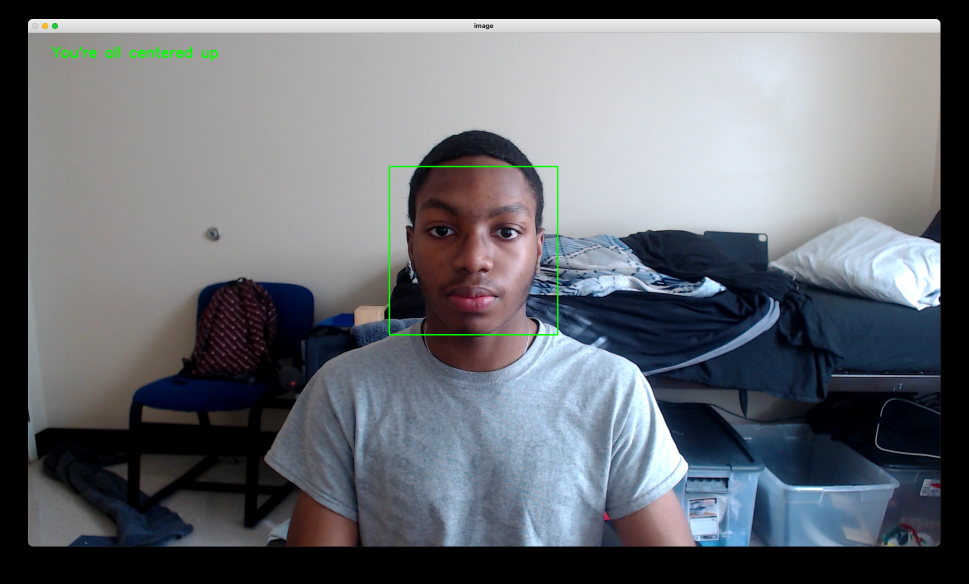
#> input picture images/centered.png, 1937 x 1167 px, given in place of the camera (shown at 1/2 size)
$ python main.py
#> lines starting #> are read from the running program, lines starting #| are printed output that depends on the picture
import cv2
import numpy as np
import math
import os
import argparse


casacde_path = os.path.dirname(os.path.abspath(__file__)) + '/cascades/haarcascade_frontalface_default.xml'
print(casacde_path)

cascade = cv2.CascadeClassifier(casacde_path)

cap = cv2.VideoCapture(0)

resolution = (1280,720)

center = (int(resolution[0]/2) , int(resolution[1]/2))
radius = 10
center_color = (255,0,0)
box_color = (0,0,255)
line_color = (0,255,0)
font = cv2.FONT_HERSHEY_SIMPLEX
thickness = 2
org = (50,50)


while(cap.isOpened()):
    ret, frame = cap.read()
#> frame is the input picture: shape (1167, 1937, 3); mean B, G, R 114.1, 107.9, 104
    frame = cv2.flip(frame, 1)
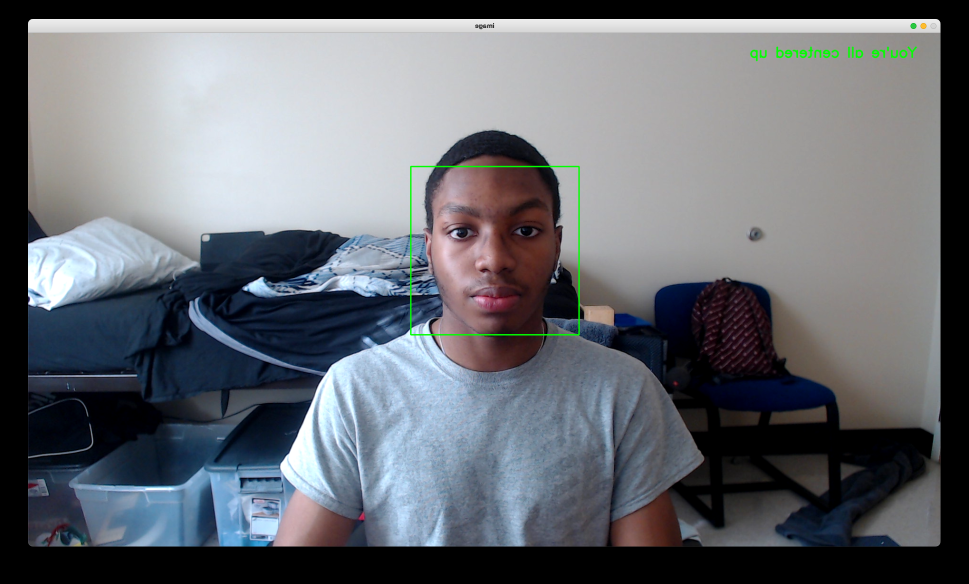
#> frame: shape (1167, 1937, 3) (shown at 1/2 size); mean B, G, R 114.1, 107.9, 104
    gray = cv2.cvtColor(frame, cv2.COLOR_BGR2GRAY)
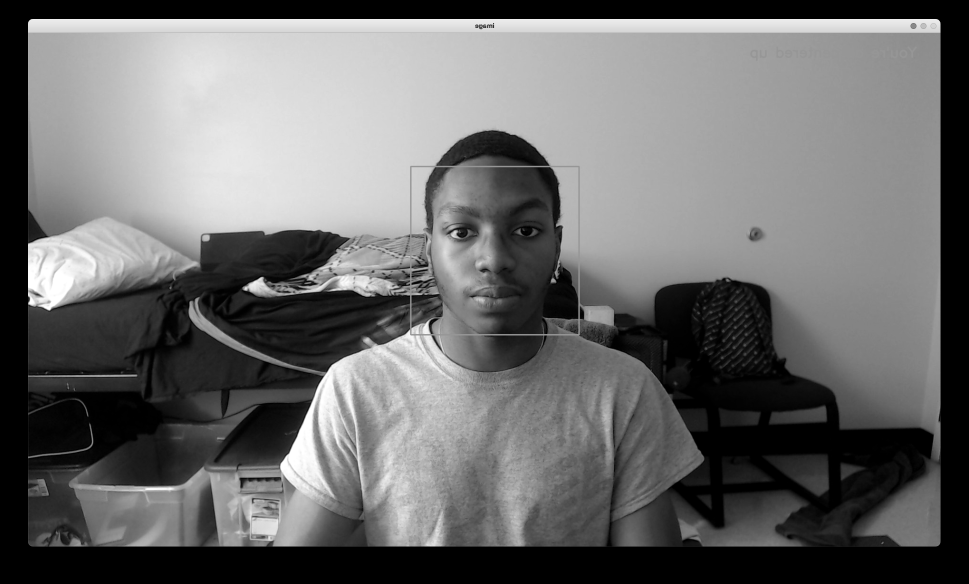
#> gray: shape (1167, 1937) (shown at 1/2 size); min 0, max 255, mean 107.4
    blurred = cv2.GaussianBlur(gray,(5,5), .3)
    faces = cascade.detectMultiScale(gray, 1.4, 4)
#> faces = ()
    #frame = cv2.circle(frame, center, radius, center_color, thickness)


    for (x,y,w,h) in faces:

        box_center = (int(x+(w/2)),int(y+(h/2)))
        distance = math.sqrt(((box_center[0]-center[0])**2)+((box_center[1]-center[1])**2))
        distance = 'Pixels from center: '+str(int(distance))
        #cv2.circle(frame, box_center, radius, box_color, thickness)
        #cv2.line(frame, box_center, center, line_color, thickness)
        if (box_center[0] - center[0]) > 60:
            cv2.rectangle(frame, (x,y), (x+w, y+h), box_color, thickness)
            cv2.putText(frame, "You are not centered", org, font, 1, box_color, thickness, cv2.LINE_AA)
            cv2.putText(frame, "Move left", (50,80), font, 1, box_color, thickness, cv2.LINE_AA)
            cv2.putText(frame, distance, (50,120), font, 1, box_color, thickness, cv2.LINE_AA)
        elif (box_center[0] - center[0]) < -60:
            cv2.rectangle(frame, (x,y), (x+w, y+h), box_color, thickness)
            cv2.putText(frame, "You are not centered", org, font, 1, box_color, thickness, cv2.LINE_AA)
            cv2.putText(frame, "Move right", (50,80), font, 1, box_color, thickness, cv2.LINE_AA)
            cv2.putText(frame, distance, (50,120), font, 1, box_color, thickness, cv2.LINE_AA)
        else:
            cv2.rectangle(frame, (x,y), (x+w, y+h), line_color, thickness)
            cv2.putText(frame, "You're all centered up", org, font, 1, line_color, thickness, cv2.LINE_AA)
#> this loop made 0 passes


    cv2.imshow('image', frame)
    if cv2.waitKey(1) & 0xFF == ord('q'):
#> (key q is pressed here)
        break


cap.release()
cv2.destroyAllWindows()

$ run again, on images/not1.png
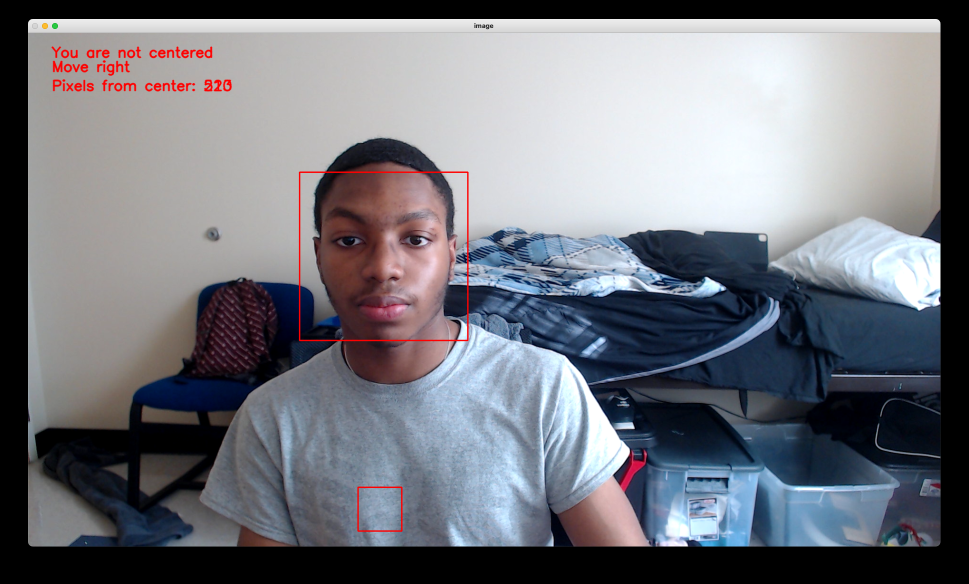
#> input picture images/not1.png, 1937 x 1167 px, given in place of the camera (shown at 1/2 size)
#> frame is the input picture: shape (1167, 1937, 3); mean B, G, R 125.6, 118.3, 116.5
#> `gray = cv2.cvtColor(frame, cv2.COLOR_BGR2GRAY)`:
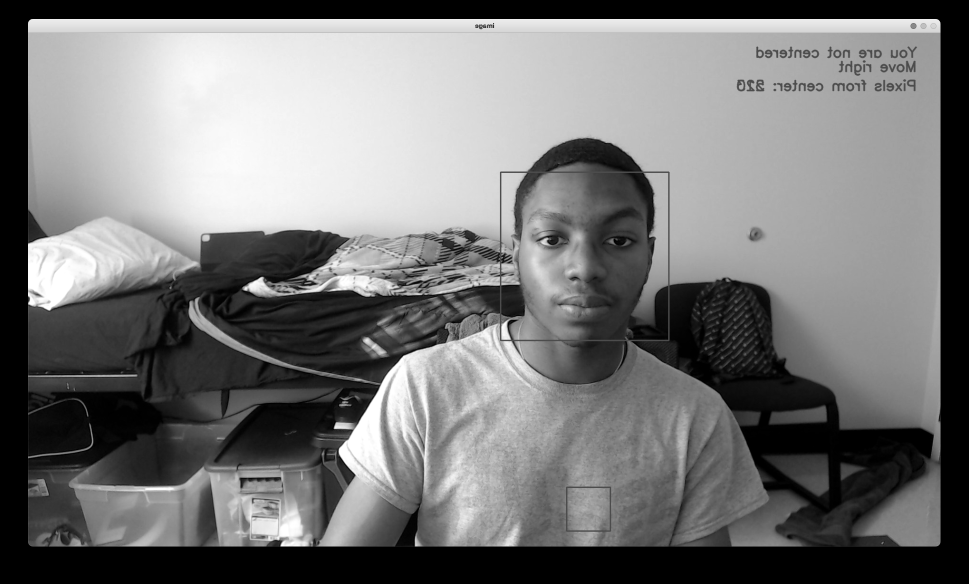
#> gray: shape (1167, 1937) (shown at 1/2 size); min 0, max 255, mean 118.6
#> faces = [[992, 337, 354, 354]]
#> the loop `for (x,y,w,h) in faces: ` made 1 pass
#> (x, y, w, h, box_center, distance) on pass 1: (992, 337, 354, 354, (1169, 514), 'Pixels from center: 550')
#> after the loop `for (x,y,w,h) in faces:`:
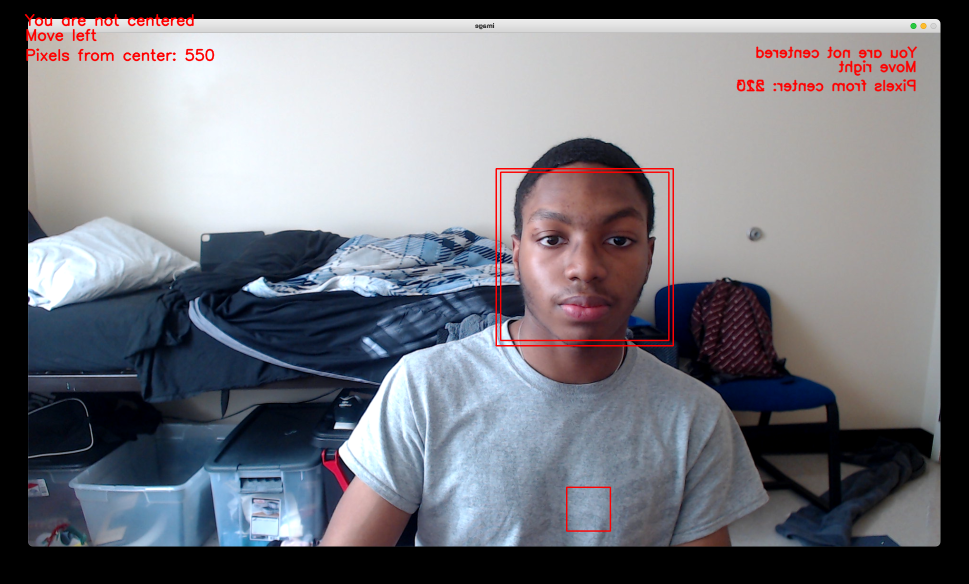
#> frame: shape (1167, 1937, 3) (shown at 1/2 size); mean B, G, R 124.8, 117.5, 116.9

$ run again, on images/not2.png
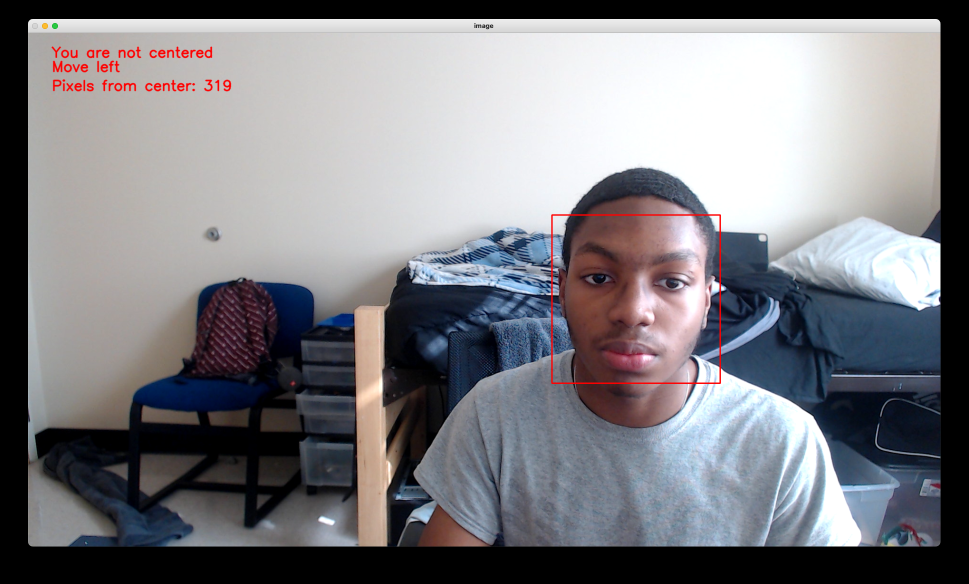
#> input picture images/not2.png, 1937 x 1167 px, given in place of the camera (shown at 1/2 size)
#> frame is the input picture: shape (1167, 1937, 3); mean B, G, R 130.4, 125.7, 126.4
#> `gray = cv2.cvtColor(frame, cv2.COLOR_BGR2GRAY)`:
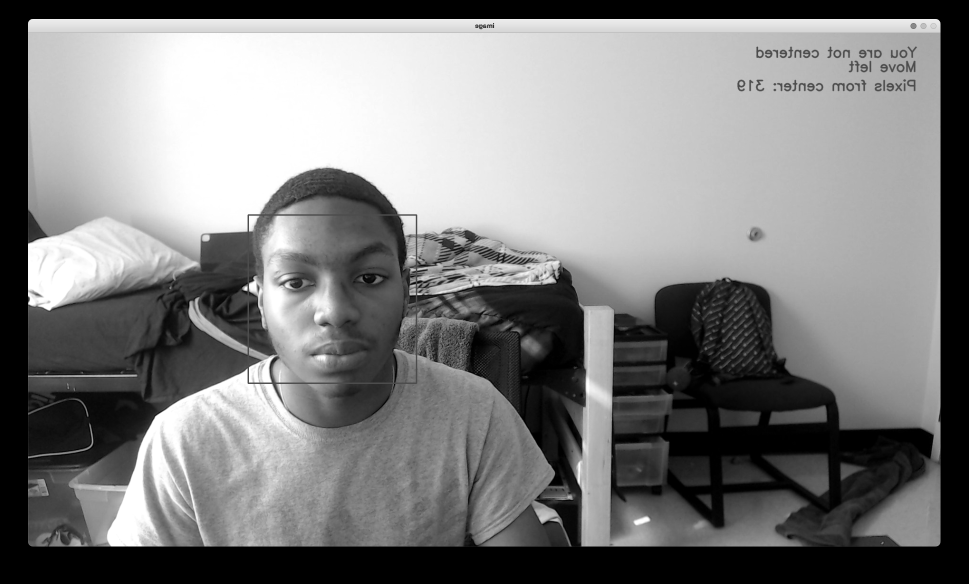
#> gray: shape (1167, 1937) (shown at 1/2 size); min 0, max 255, mean 126.5
#> faces = [[487, 424, 354, 354]]
#> the loop `for (x,y,w,h) in faces: ` made 1 pass
#> (x, y, w, h, box_center, distance) on pass 1: (487, 424, 354, 354, (664, 601), 'Pixels from center: 242')
#> after the loop `for (x,y,w,h) in faces:`:
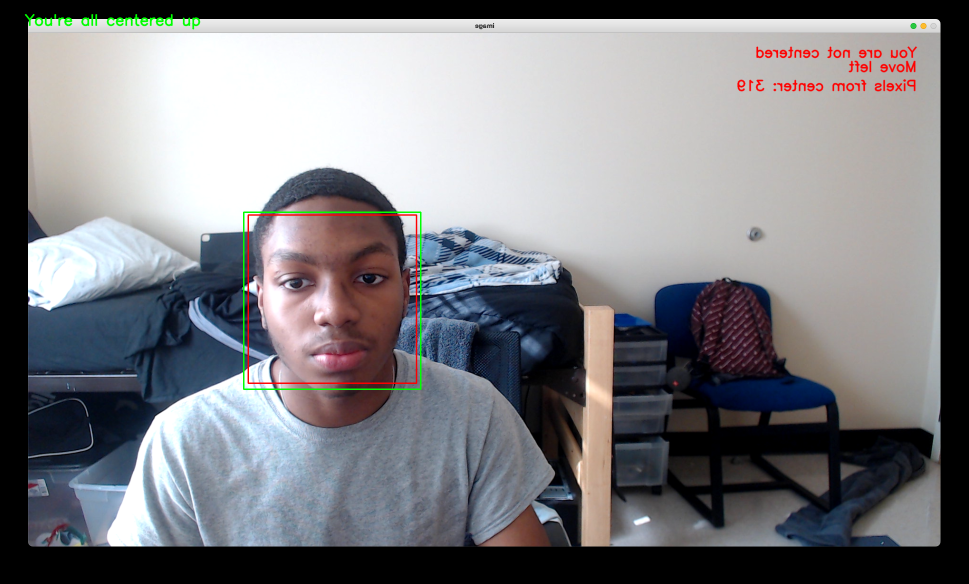
#> frame: shape (1167, 1937, 3) (shown at 1/2 size); mean B, G, R 130, 126.1, 126
